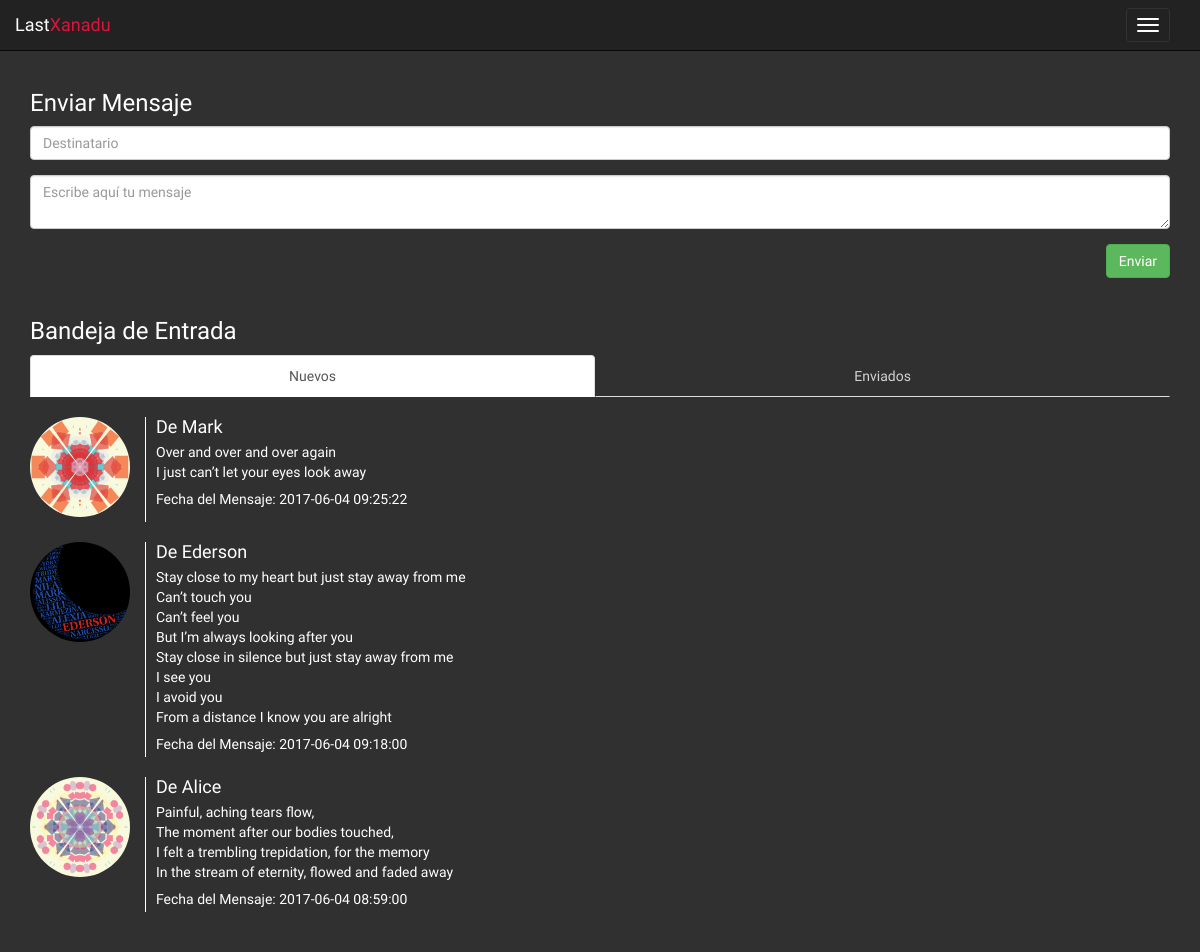
The page /messages.php (signed in) on the database its author committed.
### tables this page shows
CREATE TABLE IF NOT EXISTS `messages` (
  `message_id` int(11) NOT NULL AUTO_INCREMENT,
  `message_sender` int(11) NOT NULL,
  `message_receiver` int(11) NOT NULL,
  `message_body` text NOT NULL,
  `message_date` timestamp NOT NULL DEFAULT CURRENT_TIMESTAMP ON UPDATE CURRENT_TIMESTAMP,
  PRIMARY KEY (`message_id`),
  KEY `emisor` (`message_sender`),
  KEY `receptor` (`message_receiver`)
);

CREATE TABLE IF NOT EXISTS `users` (
  `user_id` int(11) NOT NULL AUTO_INCREMENT,
  `user_name` varchar(20) NOT NULL,
  `user_avatar` varchar(255) NOT NULL,
  `user_description` varchar(500) NOT NULL,
  `user_type` enum('Illustrator','Composer','Admin') NOT NULL,
  `user_following` text NOT NULL,
  `user_followers` text NOT NULL,
  `user_email` varchar(40) NOT NULL,
  `user_pass` varchar(255) NOT NULL,
  `user_favourites` text NOT NULL,
  PRIMARY KEY (`user_id`)
);

### includes/functions.php (the view, shortened to what this page needs)
<?php
function get_user_from_id($mysqli, $id){
	$query = "SELECT * FROM users WHERE user_id='$id'";
	$resultado = $mysqli->query($query) or die ($mysqli->error. " en la línea ".(__LINE__-1));
	$stuff = $resultado->fetch_assoc();
	return $stuff;
}
function get_messages($mysqli, $usuario){
	$query = "SELECT * FROM messages WHERE message_receiver='$usuario' ORDER BY message_date DESC";
	$resultado = $mysqli->query($query) or die ($mysqli->error. " en la línea ".(__LINE__-1));
	$rows = mysqli_num_rows($resultado);
	if($rows > 0){
		while ($mensaje = $resultado->fetch_assoc()) {
			$sender = get_user_from_id($mysqli, $mensaje["message_sender"]);
			echo '
			<div class="row section">
				<div class="col-md-12 message">
					<div class="media">
						<div class="media-left">
							<a href="user.php?id='.$sender['user_id'].'"><img alt="Imagen de Amigo" src="'.$sender['user_avatar'].'" class="img-circle media-object"></a>
						</div>
						<div class="media-body media-right">
							<h4 class="media-heading">De '.$sender['user_name'].'</h4>
							<p>'.nl2br($mensaje["message_body"]).'</p>
							<h5 class="media-heading"> Fecha del Mensaje: '.$mensaje["message_date"].'</h5>
						</div>
					</div>
				</div>
			</div>
			';
		}
	} else {
		echo '
		<div class="row section something-bad" style="text-align:center;">
			<h2> No tienes ningún mensaje </h2>
		</div>
		';
	}
}
?>

### css/body-style.css (style rules this page uses)
a { color: gray; display: inline-block; }
body { margin-top:75px; background: url('../img/silkbrush8.png'); background-repeat: no-repeat; background-color: #303030; background-attachment: fixed; color: white; }
.section { margin-top: 20px; margin-bottom: 20px; }

### css/profile-view.css (style rules this page uses)
.user-posts .media-body { vertical-align: middle; }
.media-left { padding-right: 15px; border-right: 1px solid #fff; }

### css/messages.css (style rules this page uses)
body { margin-top: 50px; }
.message img { width: 100px; }
.message .media-body { vertical-align: top; }

### rows shown on the page
messages: users.user_avatar (picture), users.user_name "Mark", message_body "Over and over and over again I just can’t let your eyes look away", message_date "2017-06-04 09:25:22"
messages: users.user_avatar (picture), users.user_name "Ederson", message_body "Stay close to my heart but just stay away from me Can’t touch you Can’t feel you But I’m always looking after you Stay close in silence but just stay away from me I see you I avoid you From a distance I know you are alright", message_date "2017-06-04 09:18:00"
messages: users.user_avatar (picture), users.user_name "Alice", message_body "Painful, aching tears flow, The moment after our bodies touched, I felt a trembling trepidation, for the memory In the stream of eternity, flowed and faded away", message_date "2017-06-04 08:59:00"
